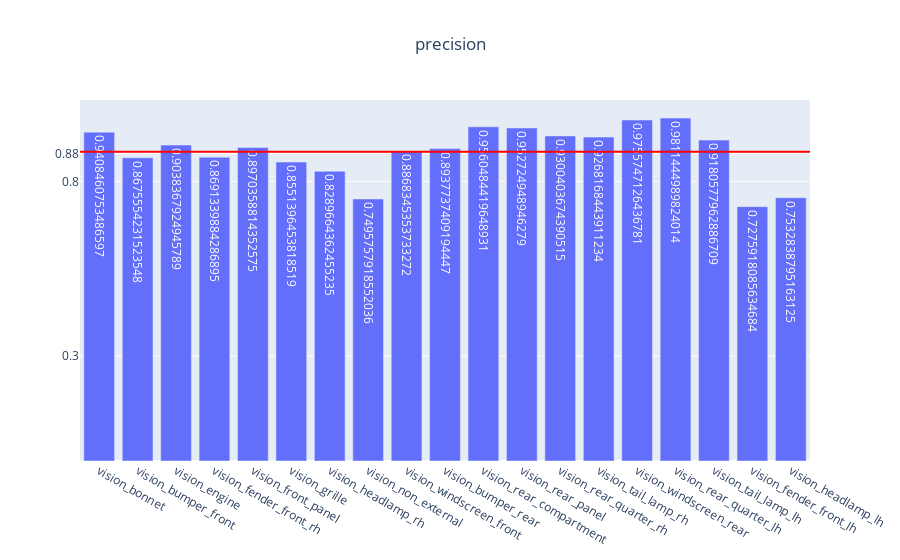

Notebook code for this chart:
### Code cell
genVisMulitlabel(partEvalMetrics, "precision")

### Figure 1 — Plotly figure (JSON) as saved in the notebook; plotly's stock layout.template omitted (floating-point values rounded to 4 significant figures)
{"data": [{"text": [0.9408, 0.8676, 0.9038, 0.8691, 0.897, 0.8551, 0.829, 0.7496, 0.8868, 0.8938, 0.956, 0.9527, 0.93, 0.9268, 0.9756, 0.9811, 0.9181, 0.7276, 0.7533], "type": "bar", "x": ["vision_bonnet", "vision_bumper_front", "vision_engine", "vision_fender_front_rh", "vision_front_panel", "vision_grille", "vision_headlamp_rh", "vision_non_external", "vision_windscreen_front", "vision_bumper_rear", "vision_rear_compartment", "vision_rear_panel", "vision_rear_quarter_rh", "vision_tail_lamp_rh", "vision_windscreen_rear", "vision_rear_quarter_lh", "vision_tail_lamp_lh", "vision_fender_front_lh", "vision_headlamp_lh"], "y": [0.9408, 0.8676, 0.9038, 0.8691, 0.897, 0.8551, 0.829, 0.7496, 0.8868, 0.8938, 0.956, 0.9527, 0.93, 0.9268, 0.9756, 0.9811, 0.9181, 0.7276, 0.7533]}], "layout": {"shapes": [{"line": {"color": "red", "width": 2}, "type": "line", "x0": 0, "x1": 1, "xref": "x domain", "y0": 0.8849, "y1": 0.8849, "yref": "y"}], "title": {"text": "precision", "x": 0.5}, "yaxis": {"tickmode": "array", "tickvals": ["0.88", 0.3, 0.8]}}}
